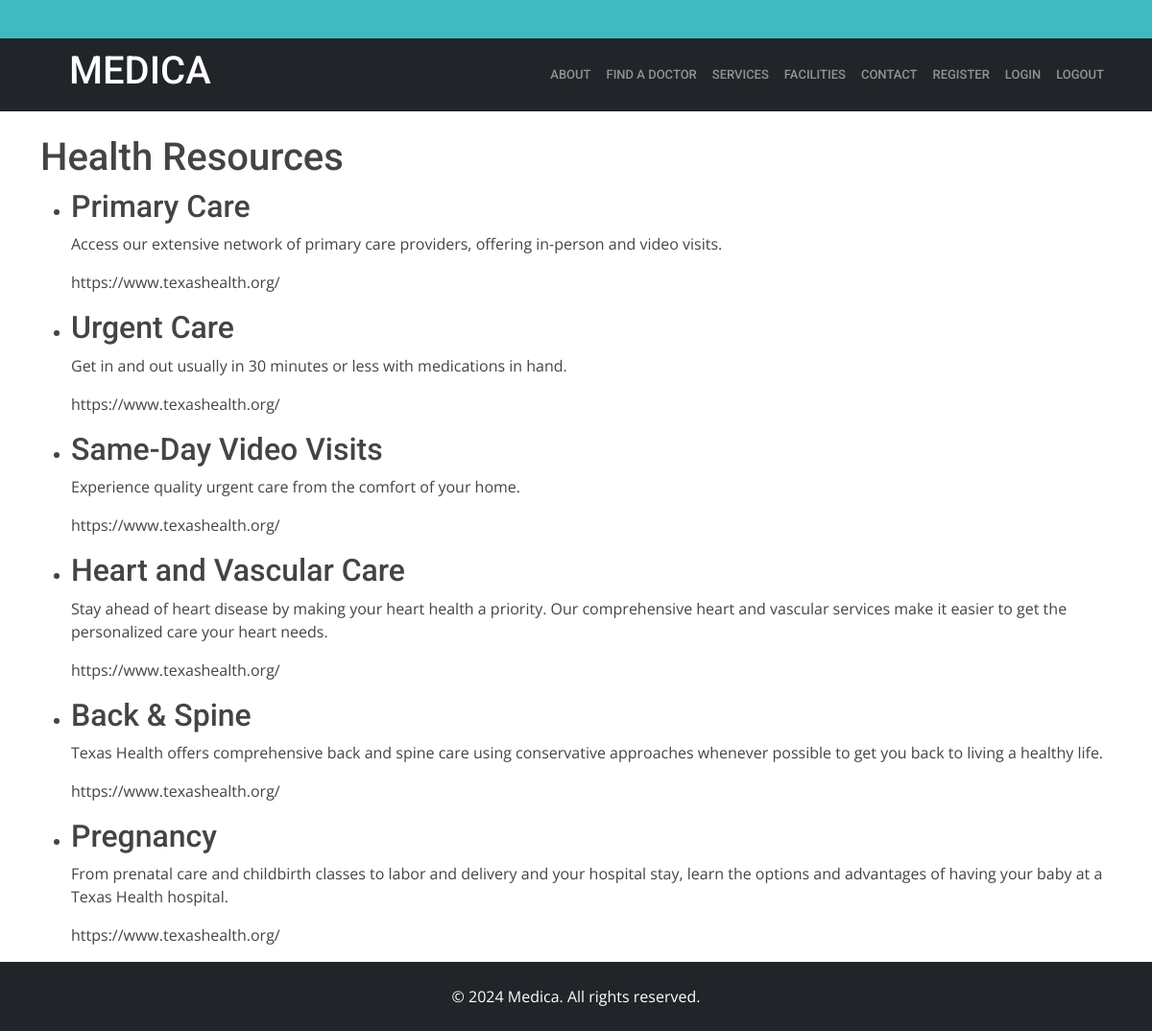
/patient/health-resources/ (signed in), run on the app's committed database.
### patient_app/models.py (models this page shows, shortened)
class HealthResource(models.Model):
    title = models.CharField(max_length=200)
    description = models.TextField()
    link = models.URLField(blank=True)

### patient_app/views.py (the view)
# urls.py: path('health-resources/', views.health_resources, name='health_resources'),
@login_required
def health_resources(request):
    resources = HealthResource.objects.all()
    return render(request, 'patient/health_resources.html', {'resources':resources})

### templates/patient/health_resources.html (shortened to what this page needs)
{% extends 'base.html' %}
{% load static %}
{% block content %}
<html lang="en">
<head>
</head>
<body>
    <h1>Health Resources</h1>
    <ul>
        {% for resource in resources %}
            <li>
                <h2>{{ resource.title }}</h2>
                <p>{{ resource.description }}</p>
                  <p>{{ resource.link }}</p>
            </li>
        {% empty %}
            <li>No health resources available.</li>
        {% endfor %}
    </ul>
</body>
</html>
{% endblock %}

### static/assets/css/style.css (style rules this page uses)
body { font-family: "Open Sans", sans-serif; color: #444444; }
h1, h2, h3, h4, h5, h6 { font-family: "Roboto", sans-serif; }

### data on the page
HealthResource: title "Primary Care", description "Access our extensive network of primary care providers, offering in-person and video visits.", link "https://www.texashealth.org/"
HealthResource: title "Urgent Care", description "Get in and out usually in 30 minutes or less with medications in hand.", link "https://www.texashealth.org/"
HealthResource: title "Same-Day Video Visits", description "Experience quality urgent care from the comfort of your home.", link "https://www.texashealth.org/"
HealthResource: title "Heart and Vascular Care", description "Stay ahead of heart disease by making your heart health a priority. Our comprehensive heart and vascular services make it easier to get the personalized care your heart needs.", link "https://www.texashealth.org/"
HealthResource: title "Back & Spine", description "Texas Health offers comprehensive back and spine care using conservative approaches whenever possible to get you back to living a healthy life.", link "https://www.texashealth.org/"
HealthResource: title "Pregnancy", description "From prenatal care and childbirth classes to labor and delivery and your hospital stay, learn the options and advantages of having your baby at a Texas Health hospital.", link "https://www.texashealth.org/"
